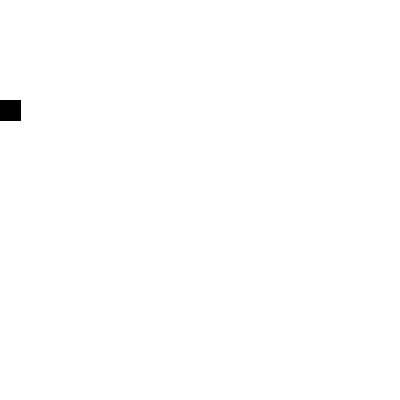
Frame 1 (no input)
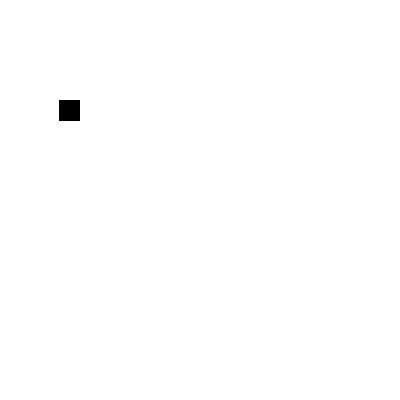
Frame 60 (the mouse pressed at the canvas centre just before this capture)
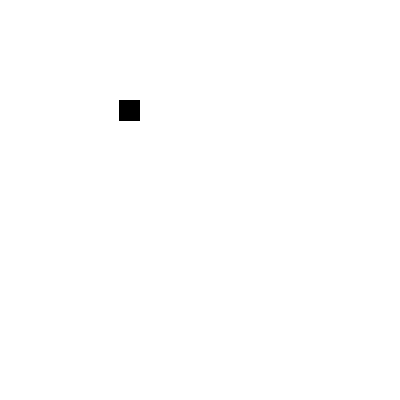
Frame 120 (the mouse held since frame 60 and released just before this capture)

The Processing sketch that drew these frames (run headless with seeded random() and noise(); from frame 60 on, the mouse is pressed at the canvas centre):

// Processing sketch: kap5_ex3
// ── kap5_ex3.pde
float  x  =  0;

void setup()  {
size(400,400);

}

void draw(){
background(255);
//  Display object

fill(0);
rect(x,  100,  20,  20);

x  =  x  +  1;/*
if (x  ==  100){
x  =  0;
}*/

x  =  constrain(x,  0,  width);
if  (x  ==  width){
    x  =  0;
}}
